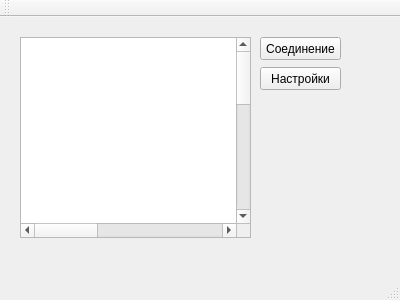
<?xml version="1.0" encoding="UTF-8"?>
<ui version="4.0">
 <class>MainWindow</class>
 <widget class="QMainWindow" name="MainWindow">
  <property name="geometry">
   <rect>
    <x>0</x>
    <y>0</y>
    <width>400</width>
    <height>300</height>
   </rect>
  </property>
  <property name="windowTitle">
   <string>Змейка</string>
  </property>
  <widget class="QWidget" name="centralWidget">
   <widget class="QTableWidget" name="snakeView">
    <property name="geometry">
     <rect>
      <x>20</x>
      <y>20</y>
      <width>231</width>
      <height>201</height>
     </rect>
    </property>
    <property name="focusPolicy">
     <enum>Qt::NoFocus</enum>
    </property>
    <property name="lineWidth">
     <number>0</number>
    </property>
    <property name="autoScroll">
     <bool>false</bool>
    </property>
    <property name="editTriggers">
     <set>QAbstractItemView::NoEditTriggers</set>
    </property>
    <property name="tabKeyNavigation">
     <bool>true</bool>
    </property>
    <property name="showDropIndicator" stdset="0">
     <bool>false</bool>
    </property>
    <property name="dragDropOverwriteMode">
     <bool>false</bool>
    </property>
    <property name="selectionMode">
     <enum>QAbstractItemView::NoSelection</enum>
    </property>
    <property name="showGrid">
     <bool>false</bool>
    </property>
    <property name="rowCount">
     <number>30</number>
    </property>
    <property name="columnCount">
     <number>30</number>
    </property>
    <attribute name="horizontalHeaderVisible">
     <bool>false</bool>
    </attribute>
    <attribute name="horizontalHeaderDefaultSectionSize">
     <number>6</number>
    </attribute>
    <attribute name="horizontalHeaderHighlightSections">
     <bool>false</bool>
    </attribute>
    <attribute name="verticalHeaderVisible">
     <bool>false</bool>
    </attribute>
    <attribute name="verticalHeaderCascadingSectionResizes">
     <bool>false</bool>
    </attribute>
    <attribute name="verticalHeaderDefaultSectionSize">
     <number>6</number>
    </attribute>
    <attribute name="verticalHeaderHighlightSections">
     <bool>false</bool>
    </attribute>
    <row/>
    <row/>
    <row/>
    <row/>
    <row/>
    <row/>
    <row/>
    <row/>
    <row/>
    <row/>
    <row/>
    <row/>
    <row/>
    <row/>
    <row/>
    <row/>
    <row/>
    <row/>
    <row/>
    <row/>
    <row/>
    <row/>
    <row/>
    <row/>
    <row/>
    <row/>
    <row/>
    <row/>
    <row/>
    <row/>
    <column/>
    <column/>
    <column/>
    <column/>
    <column/>
    <column/>
    <column/>
    <column/>
    <column/>
    <column/>
    <column/>
    <column/>
    <column/>
    <column/>
    <column/>
    <column/>
    <column/>
    <column/>
    <column/>
    <column/>
    <column/>
    <column/>
    <column/>
    <column/>
    <column/>
    <column/>
    <column/>
    <column/>
    <column/>
    <column/>
   </widget>
   <widget class="QPushButton" name="pushButton">
    <property name="geometry">
     <rect>
      <x>260</x>
      <y>20</y>
      <width>81</width>
      <height>23</height>
     </rect>
    </property>
    <property name="text">
     <string>Соединение</string>
    </property>
   </widget>
   <widget class="QPushButton" name="pushButton_2">
    <property name="geometry">
     <rect>
      <x>260</x>
      <y>50</y>
      <width>81</width>
      <height>23</height>
     </rect>
    </property>
    <property name="text">
     <string>Настройки</string>
    </property>
   </widget>
  </widget>
  <widget class="QMenuBar" name="menuBar">
   <property name="geometry">
    <rect>
     <x>0</x>
     <y>0</y>
     <width>400</width>
     <height>21</height>
    </rect>
   </property>
  </widget>
  <widget class="QToolBar" name="mainToolBar">
   <attribute name="toolBarArea">
    <enum>TopToolBarArea</enum>
   </attribute>
   <attribute name="toolBarBreak">
    <bool>false</bool>
   </attribute>
  </widget>
  <widget class="QStatusBar" name="statusBar"/>
 </widget>
 <layoutdefault spacing="6" margin="11"/>
 <resources/>
 <connections/>
</ui>
